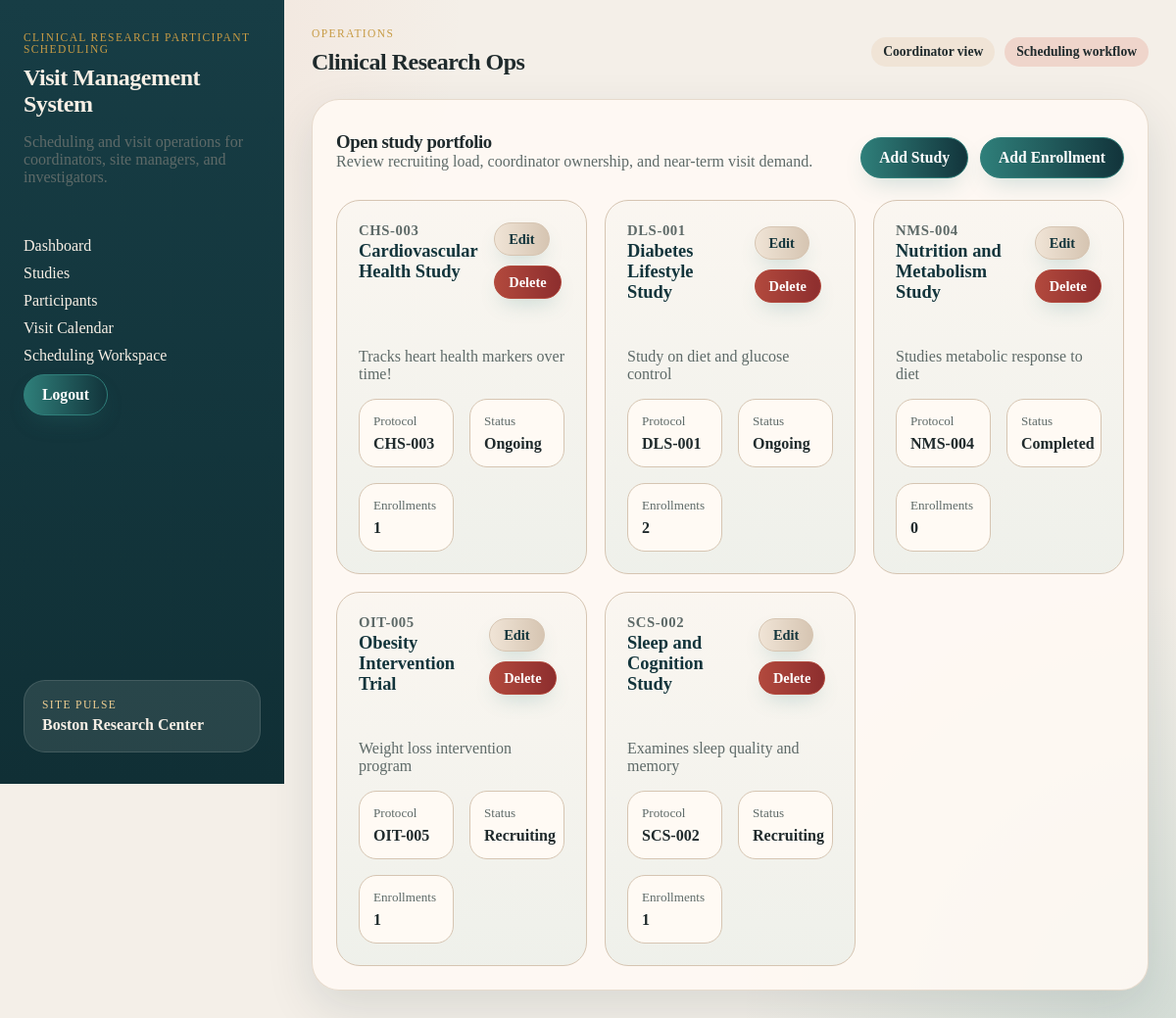
/project/studies/ (signed in), run on the app's committed database.
### project/models.py (models this page shows, shortened)
class Study(models.Model):
    title = models.CharField(max_length=200)  # Study title
    protocol_number = models.CharField(max_length=50)  # Unique protocol identifier
    description = models.TextField()  # Study description
    STUDY_STATUS_CHOICES = [
        ('active', 'Active'),
        ('closed', 'Closed'),
        ('paused', 'Paused'),
    ]
    status = models.CharField(
        max_length=20,
        choices=STUDY_STATUS_CHOICES,
        default='active'
    )

### project/views.py (the view)
# urls.py: path("studies/", StudyListView.as_view(), name="project_study_list"),
class StudyListView(CoordinatorRequiredMixin, ListView):
    model = Study
    template_name = "project/study_list.html"
    context_object_name = "studies"
    def get_queryset(self):
        return Study.objects.annotate(enrollment_count=Count("enrollment")).order_by("title")

### project/views.py (called while the page is built)
    def test_func(self):
        return hasattr(self.request.user, 'userprofile') and \
               self.request.user.userprofile.role == 'coordinator'

### project/templates/project/study_list.html (shortened to what this page needs)
{% extends "project/base.html" %}
{% block content %}
<section class="panel">
  <div class="panel-header" style="display: flex; align-items: center; justify-content: space-between;">
    <div>
      <h3>Open study portfolio</h3>
      <span class="subtle">Review recruiting load, coordinator ownership, and near-term visit demand.</span>
    </div>
    <div>
      <a href="{% url 'project_study_add' %}" class="button-link" style="margin-right: 0.5em;">Add Study</a>
      <a href="{% url 'project_enrollment_add' %}" class="button-link">Add Enrollment</a>
    </div>
  </div>
  <div class="card-grid">
    {% for study in studies %}
      <div class="study-card">
        <div class="study-card-header">
          <div class="study-card-title-group">
            <div class="study-protocol">{{ study.protocol_number }}</div>
            <div class="study-card-title">{{ study.title }}</div>
          </div>
          <div class="study-card-actions">
            <a href="{% url 'project_study_edit' study.id %}" class="btn btn-sm btn-secondary">Edit</a>
            <a href="{% url 'project_study_delete' study.id %}" class="btn btn-sm btn-danger">Delete</a>
          </div>
        </div>
        <div class="study-card-content">
          <p>{{ study.description }}</p>
          <dl class="detail-list">
            <div><dt>Protocol</dt><dd>{{ study.protocol_number }}</dd></div>
            <div><dt>Status</dt><dd>{{ study.status }}</dd></div>
            <div><dt>Enrollments</dt><dd>{{ study.enrollment_count }}</dd></div>
          </dl>
        </div>
      </div>
    {% empty %}
      <p class="empty-state">No studies available.</p>
    {% endfor %}
  </div>
</section>
{% endblock %}

### static/project.css (style rules this page uses)
:root { --bg: #f4efe8; --panel: #fffaf4; --panel-strong: #f0e4d6; --line: #d6c5b2; --text: #1f2a2c; --muted: #5e6a68; --navy: #12343b; --teal: #2f7f7a; --coral: #d66a4d; --gold: #c79b45; --danger: #b2493d; --shadow: 0 18px 48px rgba(18, 52, 59, 0.12); }
* { box-sizing: border-box; }
html, body { margin: 0; padding: 0; }
body { font-family: Georgia, "Times New Roman", serif; color: var(--text); background: radial-gradient(circle at top left, rgba(214, 106, 77, 0.12), transparent 30%), radial-gradient(circle at bottom right, rgba(47, 127, 122, 0.16), transparent 28%), var(--bg); }
a { color: inherit; text-decoration: none; }
h1, h2, h3, h4 { margin: 0; font-family: "Palatino Linotype", "Book Antiqua", Palatino, serif; letter-spacing: -0.02em; }
.nav, .stack-list, .metric-grid, .card-grid, .content-grid, .day-grid, .scheduler-form, form { display: grid; gap: 16px; }
.metric-grid, .card-grid, .content-grid, .day-grid { margin-top: 22px; gap: 18px; }
.card-grid { grid-template-columns: repeat(3, minmax(0, 1fr)); }
.page-header, .panel-header, .hero, .detail-hero, .list-row, .metric-card, .study-card, .day-card, .study-card-header { display: flex; justify-content: space-between; gap: 18px; }
.header-actions, .study-meta, .chip-row, .hero-stats, .study-card-actions, .row-meta, .profile-actions { display: flex; flex-wrap: wrap; gap: 10px; align-items: center; }
.hero, .detail-hero, .panel, .day-card { padding: 24px; border-radius: 28px; background: rgba(255, 250, 244, 0.88); border: 1px solid rgba(214, 197, 178, 0.6); box-shadow: var(--shadow); }
.brand-copy, .subtle, .hero-copy, .metric-card span, .list-row p, .study-card p, .detail-list dt, .bullet-list, .status-card span, .study-protocol, .row-meta, .hero-label, .empty-state, .visit-study, .enrollment-protocol { color: var(--muted); }
.study-protocol, .visit-study, .enrollment-protocol { font-size: 0.92rem; font-weight: 600; letter-spacing: 0.04em; text-transform: uppercase; }
.study-card-title, .profile-name, .enrollment-title, .visit-type { color: var(--navy); }
.study-card-title { font-size: 1.15rem; font-weight: 700; word-break: break-word; }
.btn, .button-link, .scheduler-form button, form button, input[type="submit"], button[type="submit"] { display: inline-flex; align-items: center; justify-content: center; gap: 0.4em; width: fit-content; min-height: 42px; line-height: 1; font-family: inherit; font-size: 0.98rem; font-weight: 700; padding: 0.75em 1.15em; border-radius: 999px; border: 1.5px solid transparent; cursor: pointer; text-align: center; text-decoration: none; transition: transform 0.2s ease, box-shadow 0.2s ease, background 0.2s ease, border-color 0.2s ease; box-shadow: 0 0.7em 1.5em -0.5em rgba(47, 127, 122, 0.25); }
.btn-primary, .button-link, .scheduler-form button, form button, input[type="submit"], button[type="submit"] { background: linear-gradient(90deg, var(--teal), var(--navy)); color: #fff; border-color: var(--teal); }
.btn-secondary { background: linear-gradient(90deg, var(--panel-strong), var(--line)); color: var(--navy); border-color: var(--line); }
.btn-danger { background: linear-gradient(90deg, var(--danger), #8d2e2e); color: #fff; border-color: var(--danger); }
.btn-sm { min-height: 34px; font-size: 0.9rem; padding: 6px 14px; }
.button-link { margin-top: 14px; }
.metric-card, .study-card, .day-card, .list-row { flex-direction: column; }
.study-card { min-height: 220px; padding: 22px; border-radius: 24px; background: linear-gradient(180deg, rgba(18, 52, 59, 0.02), rgba(47, 127, 122, 0.08)), var(--panel); border: 1px solid var(--line); }
.study-card-header { align-items: flex-start; gap: 16px; margin-bottom: 12px; }
.study-card-title-group { display: flex; flex-direction: column; gap: 2px; min-width: 0; }
.study-card-actions { justify-content: flex-start; align-items: center; margin-top: auto; }
.study-card-actions .btn { margin: 0; }
.detail-list { display: grid; grid-template-columns: repeat(2, minmax(0, 1fr)); gap: 16px; margin: 0; }
.detail-list div { padding: 14px; border-radius: 18px; background: var(--panel); border: 1px solid var(--line); }
.detail-list dt { font-size: 0.82rem; margin-bottom: 6px; }
.detail-list dd { margin: 0; font-weight: 600; }

### data on the page
Study: protocol_number "CHS-003", title "Cardiovascular Health Study", description "Tracks heart health markers over time!", status "Ongoing", enrollment_count "1"
Study: protocol_number "DLS-001", title "Diabetes Lifestyle Study", description "Study on diet and glucose control", status "Ongoing", enrollment_count "2"
Study: protocol_number "NMS-004", title "Nutrition and Metabolism Study", description "Studies metabolic response to diet", status "Completed", enrollment_count "0"
Study: protocol_number "OIT-005", title "Obesity Intervention Trial", description "Weight loss intervention program", status "Recruiting", enrollment_count "1"
Study: protocol_number "SCS-002", title "Sleep and Cognition Study", description "Examines sleep quality and memory", status "Recruiting", enrollment_count "1"
